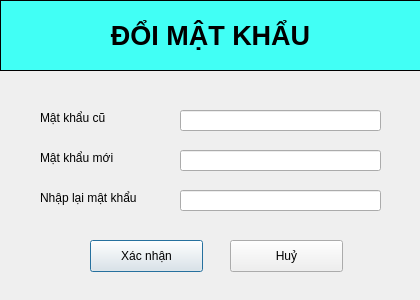
<?xml version="1.0" encoding="UTF-8"?>
<ui version="4.0">
 <class>Dialog</class>
 <widget class="QDialog" name="Dialog">
  <property name="geometry">
   <rect>
    <x>0</x>
    <y>0</y>
    <width>420</width>
    <height>300</height>
   </rect>
  </property>
  <property name="minimumSize">
   <size>
    <width>420</width>
    <height>300</height>
   </size>
  </property>
  <property name="maximumSize">
   <size>
    <width>420</width>
    <height>300</height>
   </size>
  </property>
  <property name="windowTitle">
   <string>Dialog</string>
  </property>
  <widget class="QWidget" name="widget" native="true">
   <property name="geometry">
    <rect>
     <x>0</x>
     <y>0</y>
     <width>421</width>
     <height>71</height>
    </rect>
   </property>
   <property name="styleSheet">
    <string notr="true">QWidget{
	background-color: rgb(65, 255, 245);
	border:1px solid black
}
QLabel{
 		border:none
}</string>
   </property>
   <widget class="QLabel" name="label">
    <property name="geometry">
     <rect>
      <x>100</x>
      <y>20</y>
      <width>221</width>
      <height>31</height>
     </rect>
    </property>
    <property name="font">
     <font>
      <pointsize>20</pointsize>
      <weight>75</weight>
      <bold>true</bold>
     </font>
    </property>
    <property name="text">
     <string>ĐỔI MẬT KHẨU</string>
    </property>
    <property name="alignment">
     <set>Qt::AlignCenter</set>
    </property>
   </widget>
  </widget>
  <widget class="QLabel" name="label_2">
   <property name="geometry">
    <rect>
     <x>40</x>
     <y>110</y>
     <width>91</width>
     <height>16</height>
    </rect>
   </property>
   <property name="text">
    <string>Mật khẩu cũ</string>
   </property>
  </widget>
  <widget class="QLabel" name="label_3">
   <property name="geometry">
    <rect>
     <x>40</x>
     <y>150</y>
     <width>91</width>
     <height>16</height>
    </rect>
   </property>
   <property name="text">
    <string>Mật khẩu mới</string>
   </property>
  </widget>
  <widget class="QLabel" name="label_4">
   <property name="geometry">
    <rect>
     <x>40</x>
     <y>190</y>
     <width>111</width>
     <height>16</height>
    </rect>
   </property>
   <property name="text">
    <string>Nhập lại mật khẩu</string>
   </property>
  </widget>
  <widget class="QLineEdit" name="lineEdit">
   <property name="geometry">
    <rect>
     <x>180</x>
     <y>110</y>
     <width>201</width>
     <height>21</height>
    </rect>
   </property>
  </widget>
  <widget class="QLineEdit" name="lineEdit_2">
   <property name="geometry">
    <rect>
     <x>180</x>
     <y>150</y>
     <width>201</width>
     <height>21</height>
    </rect>
   </property>
  </widget>
  <widget class="QLineEdit" name="lineEdit_3">
   <property name="geometry">
    <rect>
     <x>180</x>
     <y>190</y>
     <width>201</width>
     <height>21</height>
    </rect>
   </property>
  </widget>
  <widget class="QPushButton" name="pushButton">
   <property name="geometry">
    <rect>
     <x>90</x>
     <y>240</y>
     <width>113</width>
     <height>32</height>
    </rect>
   </property>
   <property name="text">
    <string>Xác nhận</string>
   </property>
  </widget>
  <widget class="QPushButton" name="pushButton_2">
   <property name="geometry">
    <rect>
     <x>230</x>
     <y>240</y>
     <width>113</width>
     <height>32</height>
    </rect>
   </property>
   <property name="text">
    <string>Huỷ</string>
   </property>
  </widget>
 </widget>
 <resources/>
 <connections>
  <connection>
   <sender>pushButton_2</sender>
   <signal>toggled(bool)</signal>
   <receiver>Dialog</receiver>
   <slot>close()</slot>
   <hints>
    <hint type="sourcelabel">
     <x>277</x>
     <y>252</y>
    </hint>
    <hint type="destinationlabel">
     <x>285</x>
     <y>353</y>
    </hint>
   </hints>
  </connection>
 </connections>
</ui>
